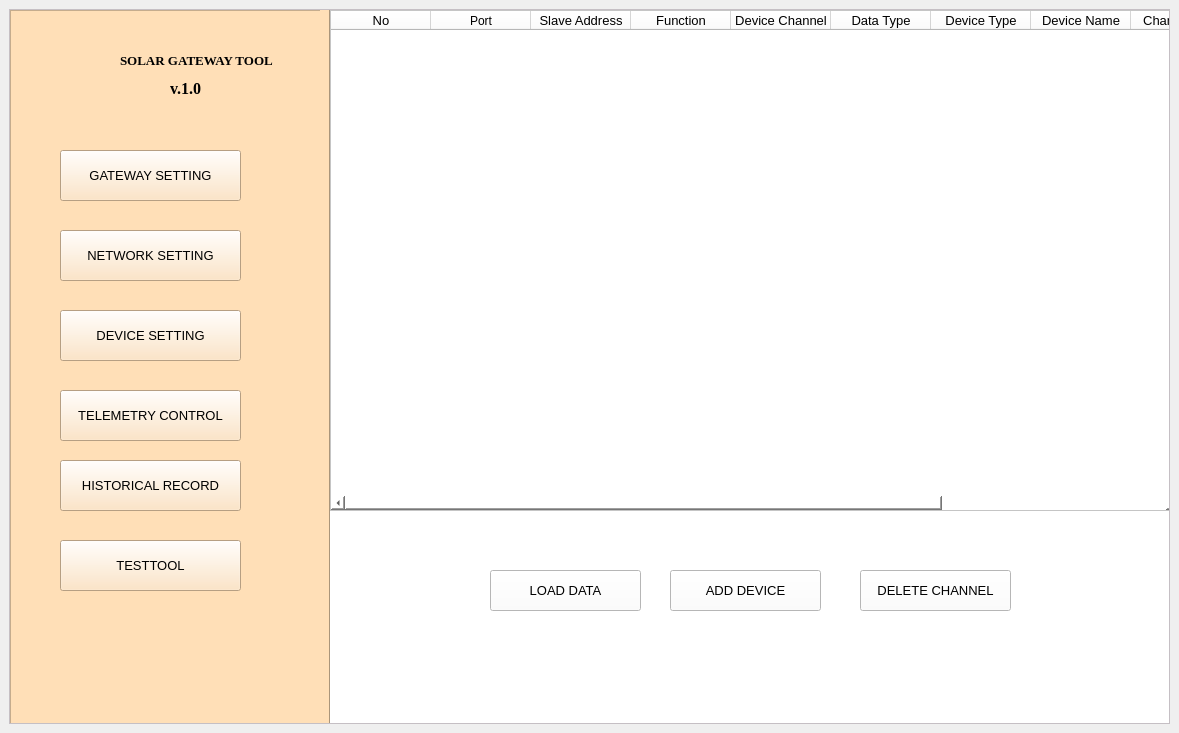
<?xml version="1.0" encoding="UTF-8"?>
<ui version="4.0">
 <class>device</class>
 <widget class="QMainWindow" name="device">
  <property name="geometry">
   <rect>
    <x>0</x>
    <y>0</y>
    <width>1179</width>
    <height>733</height>
   </rect>
  </property>
  <property name="windowTitle">
   <string>TEST TOOL</string>
  </property>
  <widget class="QWidget" name="centralwidget">
   <layout class="QVBoxLayout" name="verticalLayout">
    <item>
     <widget class="QScrollArea" name="scrollArea">
      <property name="styleSheet">
       <string notr="true">background-color:rgb(255, 248, 254)
</string>
      </property>
      <property name="widgetResizable">
       <bool>true</bool>
      </property>
      <widget class="QWidget" name="scrollAreaWidgetContents">
       <property name="geometry">
        <rect>
         <x>0</x>
         <y>0</y>
         <width>1155</width>
         <height>709</height>
        </rect>
       </property>
       <widget class="QFrame" name="list">
        <property name="geometry">
         <rect>
          <x>0</x>
          <y>0</y>
          <width>321</width>
          <height>761</height>
         </rect>
        </property>
        <property name="styleSheet">
         <string notr="true">background-color:rgb(255, 223, 183)</string>
        </property>
        <property name="frameShape">
         <enum>QFrame::StyledPanel</enum>
        </property>
        <property name="frameShadow">
         <enum>QFrame::Raised</enum>
        </property>
        <widget class="QPushButton" name="networksetting">
         <property name="geometry">
          <rect>
           <x>50</x>
           <y>220</y>
           <width>181</width>
           <height>51</height>
          </rect>
         </property>
         <property name="font">
          <font>
           <family>Segoe UI</family>
           <pointsize>10</pointsize>
          </font>
         </property>
         <property name="text">
          <string>NETWORK SETTING</string>
         </property>
        </widget>
        <widget class="QPushButton" name="gatewaysetting">
         <property name="geometry">
          <rect>
           <x>50</x>
           <y>140</y>
           <width>181</width>
           <height>51</height>
          </rect>
         </property>
         <property name="font">
          <font>
           <pointsize>10</pointsize>
          </font>
         </property>
         <property name="text">
          <string>GATEWAY SETTING</string>
         </property>
        </widget>
        <widget class="QPushButton" name="devicesetting">
         <property name="geometry">
          <rect>
           <x>50</x>
           <y>300</y>
           <width>181</width>
           <height>51</height>
          </rect>
         </property>
         <property name="font">
          <font>
           <pointsize>10</pointsize>
          </font>
         </property>
         <property name="text">
          <string>DEVICE SETTING</string>
         </property>
        </widget>
        <widget class="QPushButton" name="historical">
         <property name="geometry">
          <rect>
           <x>50</x>
           <y>450</y>
           <width>181</width>
           <height>51</height>
          </rect>
         </property>
         <property name="font">
          <font>
           <pointsize>10</pointsize>
          </font>
         </property>
         <property name="text">
          <string>HISTORICAL RECORD</string>
         </property>
        </widget>
        <widget class="Line" name="line">
         <property name="geometry">
          <rect>
           <x>310</x>
           <y>0</y>
           <width>20</width>
           <height>761</height>
          </rect>
         </property>
         <property name="font">
          <font>
           <weight>50</weight>
           <bold>false</bold>
          </font>
         </property>
         <property name="orientation">
          <enum>Qt::Vertical</enum>
         </property>
        </widget>
        <widget class="QPushButton" name="testtool">
         <property name="geometry">
          <rect>
           <x>50</x>
           <y>530</y>
           <width>181</width>
           <height>51</height>
          </rect>
         </property>
         <property name="font">
          <font>
           <pointsize>10</pointsize>
          </font>
         </property>
         <property name="text">
          <string>TESTTOOL</string>
         </property>
        </widget>
        <widget class="QPushButton" name="telemetrycontrol">
         <property name="geometry">
          <rect>
           <x>50</x>
           <y>380</y>
           <width>181</width>
           <height>51</height>
          </rect>
         </property>
         <property name="font">
          <font>
           <pointsize>10</pointsize>
          </font>
         </property>
         <property name="text">
          <string>TELEMETRY CONTROL</string>
         </property>
        </widget>
        <widget class="QLabel" name="label">
         <property name="geometry">
          <rect>
           <x>10</x>
           <y>10</y>
           <width>101</width>
           <height>91</height>
          </rect>
         </property>
         <property name="text">
          <string/>
         </property>
         <property name="pixmap">
          <pixmap>C:/Users/ACER/Desktop/manual/Thesis/image/Solar-DNR-ICONS.png</pixmap>
         </property>
         <property name="scaledContents">
          <bool>true</bool>
         </property>
        </widget>
        <widget class="QLabel" name="label_3">
         <property name="geometry">
          <rect>
           <x>160</x>
           <y>70</y>
           <width>41</width>
           <height>16</height>
          </rect>
         </property>
         <property name="font">
          <font>
           <family>Times New Roman</family>
           <pointsize>12</pointsize>
           <weight>75</weight>
           <bold>true</bold>
          </font>
         </property>
         <property name="text">
          <string>v.1.0</string>
         </property>
        </widget>
        <widget class="QLabel" name="label_2">
         <property name="geometry">
          <rect>
           <x>110</x>
           <y>40</y>
           <width>191</width>
           <height>21</height>
          </rect>
         </property>
         <property name="font">
          <font>
           <family>Times New Roman</family>
           <pointsize>10</pointsize>
           <weight>75</weight>
           <italic>false</italic>
           <bold>true</bold>
           <strikeout>false</strikeout>
          </font>
         </property>
         <property name="text">
          <string>SOLAR GATEWAY TOOL</string>
         </property>
        </widget>
        <zorder>gatewaysetting</zorder>
        <zorder>devicesetting</zorder>
        <zorder>historical</zorder>
        <zorder>line</zorder>
        <zorder>networksetting</zorder>
        <zorder>testtool</zorder>
        <zorder>telemetrycontrol</zorder>
        <zorder>label</zorder>
        <zorder>label_3</zorder>
        <zorder>label_2</zorder>
       </widget>
       <widget class="QFrame" name="seial_workspace">
        <property name="geometry">
         <rect>
          <x>320</x>
          <y>0</y>
          <width>841</width>
          <height>721</height>
         </rect>
        </property>
        <property name="styleSheet">
         <string notr="true">background-color:rgb(255, 255, 255)</string>
        </property>
        <widget class="QTableWidget" name="table">
         <property name="geometry">
          <rect>
           <x>0</x>
           <y>0</y>
           <width>851</width>
           <height>501</height>
          </rect>
         </property>
         <column>
          <property name="text">
           <string>No</string>
          </property>
          <property name="font">
           <font>
            <pointsize>10</pointsize>
           </font>
          </property>
         </column>
         <column>
          <property name="text">
           <string>Port</string>
          </property>
         </column>
         <column>
          <property name="text">
           <string>Slave Address</string>
          </property>
          <property name="font">
           <font>
            <pointsize>10</pointsize>
           </font>
          </property>
         </column>
         <column>
          <property name="text">
           <string>Function</string>
          </property>
          <property name="font">
           <font>
            <pointsize>10</pointsize>
           </font>
          </property>
         </column>
         <column>
          <property name="text">
           <string>Device Channel</string>
          </property>
          <property name="font">
           <font>
            <pointsize>10</pointsize>
           </font>
          </property>
         </column>
         <column>
          <property name="text">
           <string>Data Type</string>
          </property>
          <property name="font">
           <font>
            <pointsize>10</pointsize>
           </font>
          </property>
         </column>
         <column>
          <property name="text">
           <string>Device Type</string>
          </property>
          <property name="font">
           <font>
            <pointsize>10</pointsize>
           </font>
          </property>
         </column>
         <column>
          <property name="text">
           <string>Device Name</string>
          </property>
          <property name="font">
           <font>
            <pointsize>10</pointsize>
           </font>
          </property>
         </column>
         <column>
          <property name="text">
           <string>Channel Title</string>
          </property>
          <property name="font">
           <font>
            <pointsize>10</pointsize>
           </font>
          </property>
         </column>
         <column>
          <property name="text">
           <string>Scale</string>
          </property>
          <property name="font">
           <font>
            <pointsize>10</pointsize>
           </font>
          </property>
         </column>
         <column>
          <property name="text">
           <string>Device Status</string>
          </property>
          <property name="font">
           <font>
            <pointsize>10</pointsize>
           </font>
          </property>
         </column>
        </widget>
        <widget class="QPushButton" name="deletechannel">
         <property name="geometry">
          <rect>
           <x>530</x>
           <y>560</y>
           <width>151</width>
           <height>41</height>
          </rect>
         </property>
         <property name="font">
          <font>
           <pointsize>10</pointsize>
          </font>
         </property>
         <property name="text">
          <string>DELETE CHANNEL</string>
         </property>
        </widget>
        <widget class="QPushButton" name="add">
         <property name="geometry">
          <rect>
           <x>340</x>
           <y>560</y>
           <width>151</width>
           <height>41</height>
          </rect>
         </property>
         <property name="font">
          <font>
           <pointsize>10</pointsize>
          </font>
         </property>
         <property name="text">
          <string>ADD DEVICE</string>
         </property>
        </widget>
        <widget class="QPushButton" name="view">
         <property name="geometry">
          <rect>
           <x>160</x>
           <y>560</y>
           <width>151</width>
           <height>41</height>
          </rect>
         </property>
         <property name="font">
          <font>
           <pointsize>10</pointsize>
          </font>
         </property>
         <property name="text">
          <string>LOAD DATA</string>
         </property>
        </widget>
       </widget>
      </widget>
     </widget>
    </item>
   </layout>
  </widget>
 </widget>
 <resources/>
 <connections/>
</ui>
